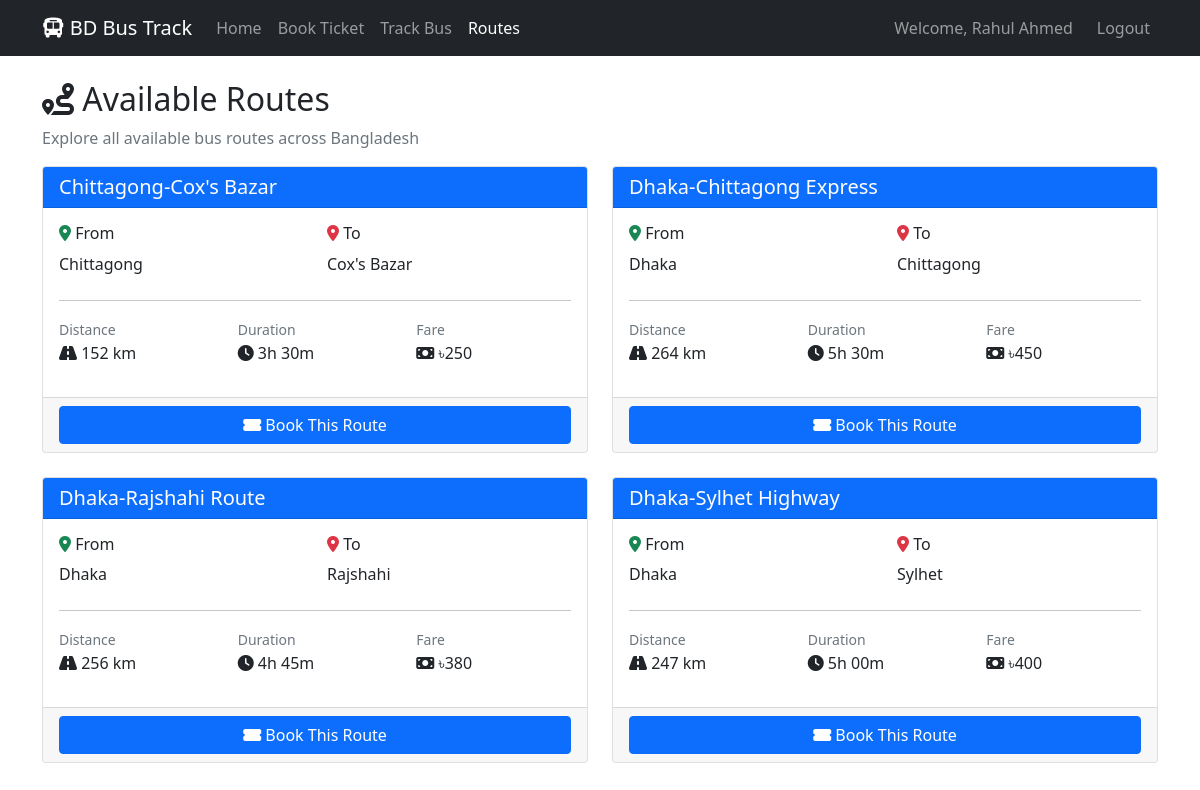
Screenshot of /routes.php (signed in) with the database file from the repository.
### tables this page shows
CREATE TABLE routes (
    id INT AUTO_INCREMENT PRIMARY KEY,
    route_name VARCHAR(100) NOT NULL,
    from_city VARCHAR(50) NOT NULL,
    to_city VARCHAR(50) NOT NULL,
    distance INT NOT NULL,
    duration VARCHAR(20) NOT NULL,
    fare DECIMAL(10,2) NOT NULL,
    created_at TIMESTAMP DEFAULT CURRENT_TIMESTAMP
);

### database.php (called while the page is built, shortened)
<?php
function isLoggedIn() {
    return isset($_SESSION['user_id']);
}
?>

### routes.php (the view, shortened to what this page needs)
<?php
require_once 'config/database.php';
$conn = getConnection();
$routes_query = "SELECT * FROM routes ORDER BY route_name";
$routes_result = $conn->query($routes_query);
?>
<!DOCTYPE html>
<html lang="en">
<head>
    <link href="https://cdn.jsdelivr.net/npm/bootstrap@5.1.3/dist/css/bootstrap.min.css" rel="stylesheet">
    <link href="https://cdnjs.cloudflare.com/ajax/libs/font-awesome/6.0.0/css/all.min.css" rel="stylesheet">
</head>
<body>
    <nav class="navbar navbar-expand-lg navbar-dark bg-dark">
        <div class="container">
            <a class="navbar-brand" href="index.html">
                <i class="fas fa-bus"></i> BD Bus Track
            </a>
            <div class="collapse navbar-collapse">
                <ul class="navbar-nav me-auto">
                    <li class="nav-item">
                        <a class="nav-link" href="index.html">Home</a>
                    </li>
                    <li class="nav-item">
                        <a class="nav-link" href="booking.php">Book Ticket</a>
                    </li>
                    <li class="nav-item">
                        <a class="nav-link" href="tracking.php">Track Bus</a>
                    </li>
                    <li class="nav-item">
                        <a class="nav-link active" href="routes.php">Routes</a>
                    </li>
                </ul>
                <div class="navbar-nav">
                    <?php if (isLoggedIn()): ?>
                        <span class="navbar-text me-3">Welcome, <?php echo $_SESSION['user_name']; ?></span>
                        <a class="nav-link" href="logout.php">Logout</a>
                    <?php else: ?>
                        <a class="nav-link" href="login.php">Login</a>
                    <?php endif; ?>
                </div>
            </div>
        </div>
    </nav>
    <div class="container mt-4">
        <h2><i class="fas fa-route"></i> Available Routes</h2>
        <p class="text-muted">Explore all available bus routes across Bangladesh</p>
        <div class="row">
            <?php while ($route = $routes_result->fetch_assoc()): ?>
            <div class="col-md-6 mb-4">
                <div class="card h-100">
                    <div class="card-header bg-primary text-white">
                        <h5 class="mb-0"><?php echo $route['route_name']; ?></h5>
                    </div>
                    <div class="card-body">
                        <div class="row">
                            <div class="col-6">
                                <h6><i class="fas fa-map-marker-alt text-success"></i> From</h6>
                                <p class="mb-2"><?php echo $route['from_city']; ?></p>
                            </div>
                            <div class="col-6">
                                <h6><i class="fas fa-map-marker-alt text-danger"></i> To</h6>
                                <p class="mb-2"><?php echo $route['to_city']; ?></p>
                            </div>
                        </div>
                        <hr>
                        <div class="row">
                            <div class="col-4">
                                <small class="text-muted">Distance</small>
                                <p><i class="fas fa-road"></i> <?php echo $route['distance']; ?> km</p>
                            </div>
                            <div class="col-4">
                                <small class="text-muted">Duration</small>
                                <p><i class="fas fa-clock"></i> <?php echo $route['duration']; ?></p>
                            </div>
                            <div class="col-4">
                                <small class="text-muted">Fare</small>
                                <p><i class="fas fa-money-bill"></i> ৳<?php echo number_format($route['fare']); ?></p>
                            </div>
                        </div>
                    </div>
                    <div class="card-footer">
                        <a href="booking.php?route_id=<?php echo $route['id']; ?>" class="btn btn-primary w-100">
                            <i class="fas fa-ticket-alt"></i> Book This Route
                        </a>
                    </div>
                </div>
            </div>
            <?php endwhile; ?>
        </div>
    </div>
</body>
</html>

### rows the page displays
routes: route_name "Chittagong-Cox's Bazar", from_city "Chittagong", to_city "Cox's Bazar", distance "152", duration "3h 30m", fare "250"
routes: route_name "Dhaka-Chittagong Express", from_city "Dhaka", to_city "Chittagong", distance "264", duration "5h 30m", fare "450"
routes: route_name "Dhaka-Rajshahi Route", from_city "Dhaka", to_city "Rajshahi", distance "256", duration "4h 45m", fare "380"
routes: route_name "Dhaka-Sylhet Highway", from_city "Dhaka", to_city "Sylhet", distance "247", duration "5h 00m", fare "400"

### other values shown
$_SESSION['user_name'] "Rahul Ahmed"
